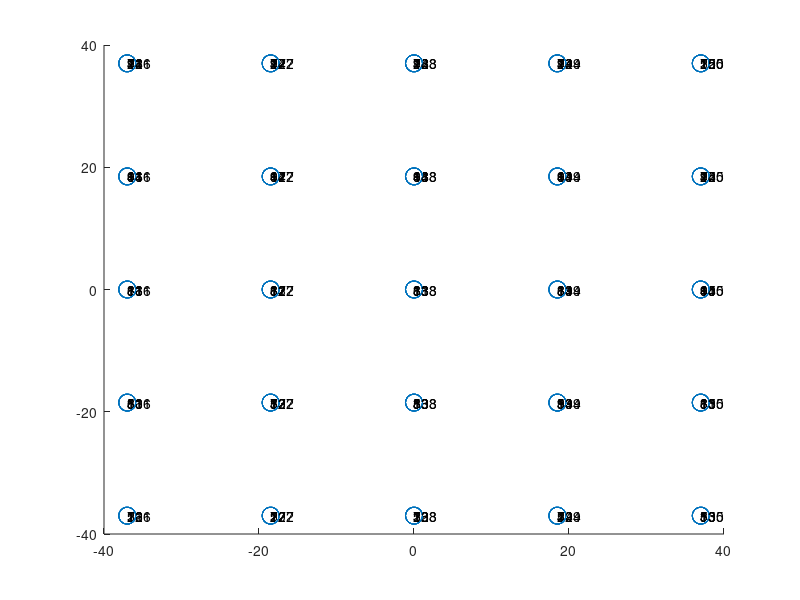

Reproduce this figure in MATLAB.
clear all
close all
clc

Name = 'SquareBeam';
filename=sprintf('%s.txt',Name); %writes the input file name
fid=fopen(filename, 'w'); %Opens the input file for writing

%% 3-D brick mesh.

xLength = 74; xDelta = 18.5; xArray = -xLength/2:xDelta:xLength/2;
yLength = 74; yDelta = 18.5; yArray = -yLength/2:yDelta:yLength/2;
zLength = 190; zDelta = 38; zArray = 0:zDelta:zLength;

xLengthTop=74;
yLengthTop=74;
numz=size(zArray,2);
draftx=linspace(1,(xLengthTop/xLength),numz);
drafty=linspace(1,(yLengthTop/yLength),numz);

[X,Y] = meshgrid(xArray,yArray);
[row,col] = size(X);

numberOfNodes = length(zArray)*row*col;
nodes = zeros(numberOfNodes,4);

NumberOfNodesPerLevel = numberOfNodes/length(zArray);
NumberOfElements = (length(xArray)-1)*(length(yArray)-1)*(length(zArray)-1);

index = 1;
for k = 1:length(zArray)
    for i = 1:row
        for j = 1:col
            nodes(index,:) = [index , X(i,j)*draftx(k), Y(i,j)*drafty(k), zArray(k)];
            index = index +1;
        end
    end
end

figure, hold on
scatter3(nodes(:,2),nodes(:,3),nodes(:,4),150)
[rn,cn]=size(nodes);

for i = 1:numberOfNodes;
   text( nodes(i,2),nodes(i,3),nodes(i,4),int2str(nodes(i,1)))
end

nx = length(xArray); % # nodes in the X
ny = length(yArray); % # nodes in the Y

elementConnectivity = [(1:NumberOfNodesPerLevel)', (2:NumberOfNodesPerLevel+1)', (nx+2:NumberOfNodesPerLevel+nx+1)', (nx+1:NumberOfNodesPerLevel+nx)'];

ghostElementsLeft = (nx):(nx):(nx)*(ny);
ghostElemetsTop = (ny-1)*nx:nx*ny;
removeElemetns = union(ghostElementsLeft, ghostElemetsTop);

elementConnectivity(removeElemetns, :) = [];
elementConnectivity

connections = [];

for i = 1:length(zArray)-1
    plusNumberOfNodesPerLevel = elementConnectivity+NumberOfNodesPerLevel*i;
    connections = [connections; [elementConnectivity+NumberOfNodesPerLevel*(i-1), plusNumberOfNodesPerLevel] ];
end
%~~~~~~~~~~~~~~~~~~~~~~~~~~~~~~~~~~~~~~~~~~~~~~~~~~~~~~~~~~~~~~~~~~%
%~~~~~~~~~~~~~~~~~~~~~~~~Printing to a file~~~~~~~~~~~~~~~~~~~~~~~~%

fprintf(fid,'%% variables\n');
fprintf(fid,'%% All of these actions are not the most efficient for this problem.\n');

fprintf(fid,'\n');

fprintf(fid,'element properties\n');
fprintf(fid,'%% Beam format\n');
fprintf(fid,'%% E G rho\n');
fprintf(fid,'steel(1:3)\n');

fprintf(fid,'\n');

fprintf(fid,'BrickNoCorrections elements\n');
fprintf(fid,'%%node1 node2 node3 node4 node5 node6 node7 node8 propertynumber points\n');

[rcon,ccon]=size(connections);

for i = 1:NumberOfElements
    
     fprintf(fid,'%d %d %d %d %d %d %d %d 1\n',connections(i,:,:,:,:,:,:,:));
 
end

fprintf(fid,'\n');

fprintf(fid,'nodes\n');
fprintf(fid,'%% I can include comment lines\n');
fprintf(fid,'%%node num, x y z, Node number isnt ever stored in nodes matrix\n');

for i = 1:rn
  
    fprintf(fid, '%d %d %d %d\n',nodes(i,:,:,:));
  
end

fprintf(fid,'\n');

fprintf(fid,'points\n');
fprintf(fid,'1 1 1 1\n');

fprintf(fid,'\n');

fprintf(fid,'fix clamp\n');
for i=1:NumberOfNodesPerLevel
    fprintf(fid,'%i\n',i);
end

fprintf(fid,'\n');

fprintf(fid,'staticanalysis\n');
fprintf(fid,'plotdeformed\n');
fprintf(fid,'X\n');

fclose(fid);